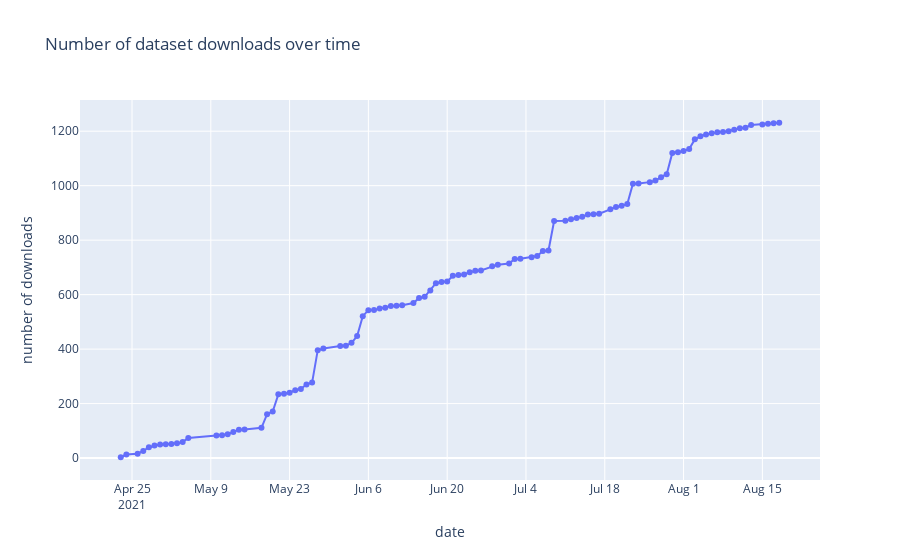

Notebook cell for this chart:
### Markdown cell above
### Version 3

### Code cell
downloads_v3 =  combined[['download_dt', 'remoteip', 'dataset_id']].drop_duplicates()
downloads_v3 = downloads_v3.sort_values(['remoteip', 'dataset_id', 'download_dt']).drop_duplicates(subset=['remoteip', 'dataset_id'], keep = 'first')
downloads_v3['count'] = 1
downloads_v3 = downloads_v3[['download_dt', 'count']].groupby(['download_dt']).sum().reset_index()
downloads_v3['cum_downloads'] = downloads_v3['count'].cumsum()

fig = go.Figure(go.Scatter(
    mode = "lines+markers",
    x = downloads_v3['download_dt'].tolist(),
    y = downloads_v3['cum_downloads'].tolist()
    ))

fig.update_layout(
    title="Number of dataset downloads over time",
    xaxis_title="date",
    yaxis_title="number of downloads"
)
             
fig.show()

### Figure 1 — Plotly figure (JSON) as saved in the notebook; plotly's stock layout.template omitted (floating-point values rounded to 4 significant figures)
{"data": [{"mode": "lines+markers", "type": "scatter", "x": ["2021-04-23", "2021-04-24", "2021-04-26", "2021-04-27", "2021-04-28", "2021-04-29", "2021-04-30", "2021-05-01", "2021-05-02", "2021-05-03", "2021-05-04", "2021-05-05", "2021-05-10", "2021-05-11", "2021-05-12", "2021-05-13", "2021-05-14", "2021-05-15", "2021-05-18", "2021-05-19", "2021-05-20", "2021-05-21", "2021-05-22", "2021-05-23", "2021-05-24", "2021-05-25", "2021-05-26", "2021-05-27", "2021-05-28", "2021-05-29", "2021-06-01", "2021-06-02", "2021-06-03", "2021-06-04", "2021-06-05", "2021-06-06", "2021-06-07", "2021-06-08", "2021-06-09", "2021-06-10", "2021-06-11", "2021-06-12", "2021-06-14", "2021-06-15", "2021-06-16", "2021-06-17", "2021-06-18", "2021-06-19", "2021-06-20", "2021-06-21", "2021-06-22", "2021-06-23", "2021-06-24", "2021-06-25", "2021-06-26", "2021-06-28", "2021-06-29", "2021-07-01", "2021-07-02", "2021-07-03", "2021-07-05", "2021-07-06", "2021-07-07", "2021-07-08", "2021-07-09", "2021-07-11", "2021-07-12", "2021-07-13", "2021-07-14", "2021-07-15", "2021-07-16", "2021-07-17", "2021-07-19", "2021-07-20", "2021-07-21", "2021-07-22", "2021-07-23", "2021-07-24", "2021-07-26", "2021-07-27", "2021-07-28", "2021-07-29", "2021-07-30", "2021-07-31", "2021-08-01", "2021-08-02", "2021-08-03", "2021-08-04", "2021-08-05", "2021-08-06", "2021-08-07", "2021-08-08", "2021-08-09", "2021-08-10", "2021-08-11", "2021-08-12", "2021-08-13", "2021-08-15", "2021-08-16", "2021-08-17", "2021-08-18"], "y": [3, 13, 16, 26, 40, 46, 50, 51, 52, 54, 59, 74, 83, 84, 87, 96, 104, 105, 111, 161, 171, 234, 236, 240, 249, 254, 270, 277, 396, 402, 411, 412, 423, 448, 521, 543, 544, 549, 552, 558, 559, 561, 569, 588, 592, 615, 642, 646, 648, 669, 672, 674, 682, 688, 689, 704, 710, 714, 731, 732, 737, 742, 760, 762, 870, 871, 877, 881, 886, 894, 895, 897, 913, 922, 926, 933, 1007, 1008, 1013, 1019, 1031, 1042, 1120, 1123, 1127, 1135, 1170, 1181, 1188, 1192, 1196, 1197, 1200, 1205, 1211, 1213, 1223, 1225, 1227, 1229, 1231]}], "layout": {"title": {"text": "Number of dataset downloads over time"}, "xaxis": {"title": {"text": "date"}}, "yaxis": {"title": {"text": "number of downloads"}}}}
